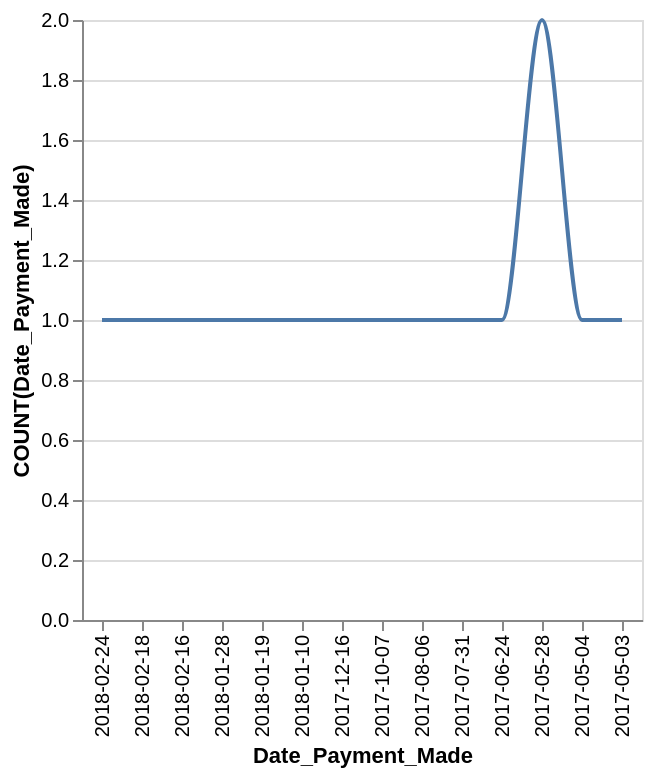

Source (Vega-Lite JSON):
### Vega-Lite specification from a JSON file in a GitHub repository (floating-point values rounded to 4 significant figures)
{"data": {"values": [{"x_data": "2017-05-03", "y_data": 1}, {"x_data": "2017-05-04", "y_data": 1}, {"x_data": "2017-05-28", "y_data": 2}, {"x_data": "2017-06-24", "y_data": 1}, {"x_data": "2017-07-31", "y_data": 1}, {"x_data": "2017-08-06", "y_data": 1}, {"x_data": "2017-10-07", "y_data": 1}, {"x_data": "2017-12-16", "y_data": 1}, {"x_data": "2018-01-10", "y_data": 1}, {"x_data": "2018-01-19", "y_data": 1}, {"x_data": "2018-01-28", "y_data": 1}, {"x_data": "2018-02-16", "y_data": 1}, {"x_data": "2018-02-18", "y_data": 1}, {"x_data": "2018-02-24", "y_data": 1}]}, "mark": {"type": "line", "interpolate": "monotone"}, "encoding": {"x": {"field": "x_data", "type": "nominal", "title": "Date_Payment_Made", "sort": "descending"}, "y": {"field": "y_data", "type": "quantitative", "title": "COUNT(Date_Payment_Made)"}}}
